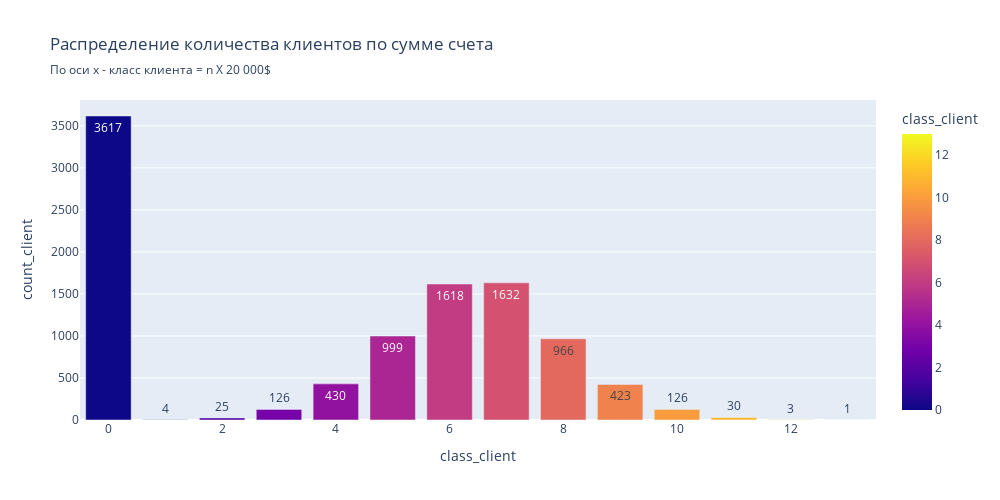

This figure's notebook cell:
### Code cell
#считаем количество клиентов по классам
bar_data = churn_data.groupby(
    by='class_client',
    as_index=False
)['count_client'].count().nlargest(20, columns=['count_client'])

#строим график
fig = px.bar(
    data_frame=bar_data, #датафрейм
    x="class_client", #ось x
    y="count_client", #ось y
    color='class_client', #расцветка в зависимости от статуса
    text = 'count_client', #текст на столбцах - количество клиентов
    orientation='v', #ориентация графика
    height=500, #высота
    width=1000, #ширина
    
    title='Распределение количества клиентов по сумме счета', #заголовок,
    subtitle='По оси х - класс клиента = n X 20 000$' #подзаголовок
)

#отображаем его
fig.show()

### Figure 1 — Plotly figure (JSON) as saved in the notebook; plotly's stock layout.template omitted (floating-point values rounded to 4 significant figures)
{"data": [{"hovertemplate": "class_client=%{marker.color}<br>count_client=%{text}<extra></extra>", "legendgroup": "", "marker": {"color": [0, 7, 6, 5, 8, 4, 9, 10, 3, 11, 2, 1, 12, 13], "coloraxis": "coloraxis", "pattern": {"shape": ""}}, "name": "", "orientation": "v", "showlegend": false, "text": [3617.0, 1632.0, 1618.0, 999.0, 966.0, 430.0, 423.0, 126.0, 126.0, 30.0, 25.0, 4.0, 3.0, 1.0], "textposition": "auto", "type": "bar", "x": [0, 7, 6, 5, 8, 4, 9, 10, 3, 11, 2, 1, 12, 13], "xaxis": "x", "y": [3617, 1632, 1618, 999, 966, 430, 423, 126, 126, 30, 25, 4, 3, 1], "yaxis": "y"}], "layout": {"barmode": "relative", "coloraxis": {"colorbar": {"title": {"text": "class_client"}}, "colorscale": [[0, "#0d0887"], [0.1111, "#46039f"], [0.2222, "#7201a8"], [0.3333, "#9c179e"], [0.4444, "#bd3786"], [0.5556, "#d8576b"], [0.6667, "#ed7953"], [0.7778, "#fb9f3a"], [0.8889, "#fdca26"], [1, "#f0f921"]]}, "height": 500, "legend": {"tracegroupgap": 0}, "title": {"subtitle": {"text": "По оси х - класс клиента = n X 20 000$"}, "text": "Распределение количества клиентов по сумме счета"}, "width": 1000, "xaxis": {"anchor": "y", "domain": [0, 1], "title": {"text": "class_client"}}, "yaxis": {"anchor": "x", "domain": [0, 1], "title": {"text": "count_client"}}}}
